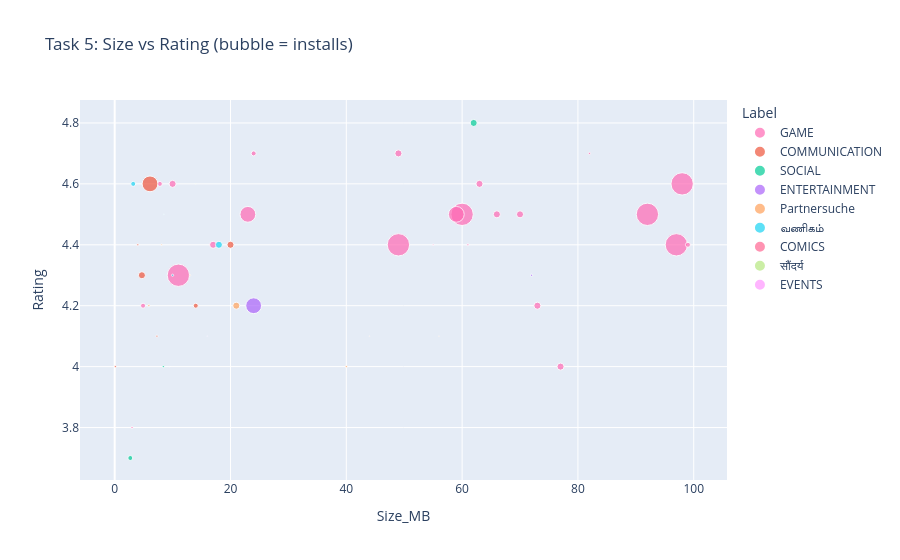

Notebook source saved alongside this figure:
### Markdown cell above
## Task 5 — Bubble: size (MB) vs rating, bubble = installs
Filters: rating > 3.5; categories Game/Beauty/Business/Comics/Communication/Dating/
Entertainment/Social/Events; reviews > 500; name without "S"; subjectivity > 0.5;
installs > 50k. Highlight Game in pink. Translate Beauty→Hindi, Business→Tamil, Dating→German.
Window: **5 PM–7 PM IST**.

### Code cell
def task5():
    if not gate(17, 19, "Task 5"): return
    cats = ["GAME","BEAUTY","BUSINESS","COMICS","COMMUNICATION","DATING",
            "ENTERTAINMENT","SOCIAL","EVENTS"]
    d = df[df["Category"].isin(cats) & (df["Rating"] > 3.5) &
           (df["Reviews"] > 500) & (df["Installs"] > 50000) &
           ~df["App"].str.contains("S", case=True, na=False) &
           (df["Sentiment_Subjectivity"] > 0.5)].copy()
    if d.empty:
        print("No apps pass the Task 5 filters (often because sentiment file is unmerged)."); return
    d["Label"] = d["Category"].replace(TRANS)
    color_map = {TRANS.get("BEAUTY","BEAUTY"):"#888"}  # default handled by px
    fig = px.scatter(d, x="Size_MB", y="Rating", size="Installs", color="Label",
                     hover_name="App", size_max=50,
                     title="Task 5: Size vs Rating (bubble = installs)")
    # highlight Game in pink
    fig.for_each_trace(lambda t: t.update(marker_color="hotpink") if t.name=="GAME" else None)
    fig.show()
task5()

### Figure 1 — Plotly figure (JSON) as saved in the notebook; plotly's stock layout.template omitted (floating-point values rounded to 4 significant figures)
{"data": [{"hovertemplate": "<b>%{hovertext}</b><br><br>Label=GAME<br>Size_MB=%{x}<br>Rating=%{y}<br>Installs=%{marker.size}<extra></extra>", "hovertext": ["Clash of Clans", "Asphalt 8: Airborne", "Angry Birds Classic", "Crossy Road", "Gardenscapes", "Homescapes", "Fishdom", "Cut the Rope FULL FREE", "Bowmasters", "Best Fiends - Free Puzzle Game", "Flow Free", "Granny", "Doodle Jump", "Anger of stick 5 : zombie", "Alto's Adventure", "Final Fantasy XV: A New Empire", "Dude Perfect 2", "Cooking Madness - A Chef's Restaurant Games", "Dragon Hills", "1LINE – One Line with One Touch", "Color by Number – New Coloring Book", "Guns of Glory", "Battlelands Royale", "Fruits Bomb", "Hero Hunters", "Block Puzzle", "Honkai Impact 3rd", "Draw In", "Four In A Line", "Block Puzzle Classic Legend !", "Fate/Grand Order (English)", "4 in a Row"], "legendgroup": "GAME", "marker": {"color": "hotpink", "size": [100000000, 100000000, 100000000, 100000000, 50000000, 10000000, 10000000, 100000000, 50000000, 10000000, 100000000, 50000000, 50000000, 50000000, 10000000, 10000000, 10000000, 10000000, 10000000, 10000000, 5000000, 10000000, 1000000, 10000000, 5000000, 5000000, 1000000, 10000000, 1000000, 5000000, 500000, 500000], "sizemode": "area", "sizeref": 400000.0, "symbol": "circle"}, "mode": "markers", "name": "GAME", "orientation": "v", "showlegend": true, "type": "scatter", "x": [98.0, 92.0, 97.0, 60.0, NaN, NaN, NaN, 49.0, NaN, NaN, 11.0, 59.0, NaN, 23.0, 63.0, NaN, 70.0, 49.0, 66.0, 10.0, 24.0, 77.0, 61.0, 17.0, 99.0, 7.8, 82.0, 73.0, 3.0, 4.9, 55.0, NaN], "xaxis": "x", "y": [4.6, 4.5, 4.4, 4.5, 4.6, 4.6, 4.6, 4.4, 4.7, 4.6, 4.3, 4.5, 4.3, 4.5, 4.6, 4.0, 4.5, 4.7, 4.5, 4.6, 4.7, 4.0, 4.4, 4.4, 4.4, 4.6, 4.7, 4.2, 3.8, 4.2, 4.4, 3.8], "yaxis": "y"}, {"hovertemplate": "<b>%{hovertext}</b><br><br>Label=COMMUNICATION<br>Size_MB=%{x}<br>Rating=%{y}<br>Installs=%{marker.size}<extra></extra>", "hovertext": ["Hangouts", "Firefox Browser fast & private", "CM Browser - Ad Blocker , Fast Download , Privacy", "DU Browser—Browse fast & fun", "Android Messages", "CallApp: Caller ID, Blocker & Phone Call Recorder", "Calls Blacklist - Call Blocker", "GroupMe", "GMX Mail", "Calls & Text by Mo+", "Chrome Dev", "Firefox Focus: The privacy browser", "All Email Providers", "Burner - Free Phone Number", "Caller ID +"], "legendgroup": "COMMUNICATION", "marker": {"color": "#EF553B", "size": [1000000000, 100000000, 50000000, 10000000, 100000000, 10000000, 10000000, 10000000, 10000000, 5000000, 5000000, 1000000, 1000000, 1000000, 1000000], "sizemode": "area", "sizeref": 400000.0, "symbol": "circle"}, "mode": "markers", "name": "COMMUNICATION", "orientation": "v", "showlegend": true, "type": "scatter", "x": [NaN, NaN, 6.1, 4.7, NaN, 20.0, NaN, NaN, NaN, 14.0, NaN, 4.0, 7.3, NaN, 0.1152], "xaxis": "x", "y": [4.0, 4.4, 4.6, 4.3, 4.2, 4.4, 4.5, 4.5, 4.3, 4.2, 4.4, 4.4, 4.1, 4.3, 4.0], "yaxis": "y"}, {"hovertemplate": "<b>%{hovertext}</b><br><br>Label=SOCIAL<br>Size_MB=%{x}<br>Rating=%{y}<br>Installs=%{marker.size}<extra></extra>", "hovertext": ["Amino: Communities and Chats", "Blogger", "Couple - Relationship App"], "legendgroup": "SOCIAL", "marker": {"color": "#00cc96", "size": [10000000, 5000000, 1000000], "sizemode": "area", "sizeref": 400000.0, "symbol": "circle"}, "mode": "markers", "name": "SOCIAL", "orientation": "v", "showlegend": true, "type": "scatter", "x": [62.0, 2.7, 8.4], "xaxis": "x", "y": [4.8, 3.7, 4.0], "yaxis": "y"}, {"hovertemplate": "<b>%{hovertext}</b><br><br>Label=ENTERTAINMENT<br>Size_MB=%{x}<br>Rating=%{y}<br>Installs=%{marker.size}<extra></extra>", "hovertext": ["Colorfy: Coloring Book for Adults - Free", "Amazon Prime Video", "Fandango Movies - Times + Tickets", "AMC Theatres", "Funny Pics", "Cooking Channel"], "legendgroup": "ENTERTAINMENT", "marker": {"color": "#ab63fa", "size": [10000000, 50000000, 10000000, 1000000, 1000000, 100000], "sizemode": "area", "sizeref": 400000.0, "symbol": "circle"}, "mode": "markers", "name": "ENTERTAINMENT", "orientation": "v", "showlegend": true, "type": "scatter", "x": [NaN, 24.0, NaN, 72.0, NaN, 16.0], "xaxis": "x", "y": [4.5, 4.2, 4.6, 4.3, 3.9, 4.1], "yaxis": "y"}, {"hovertemplate": "<b>%{hovertext}</b><br><br>Label=Partnersuche<br>Size_MB=%{x}<br>Rating=%{y}<br>Installs=%{marker.size}<extra></extra>", "hovertext": ["Hitwe - meet people and chat", "CMB Free Dating App", "2Date Dating App, Love and matching", "FastMeet: Chat, Dating, Love", "Hily: Dating, Chat, Match, Meet & Hook up", "FlirtChat - ♥Free Dating/Flirting App♥", "BiggerCity: Chat for gay bears, chubs & chasers"], "legendgroup": "Partnersuche", "marker": {"color": "#FFA15A", "size": [10000000, 1000000, 500000, 1000000, 100000, 500000, 100000], "sizemode": "area", "sizeref": 400000.0, "symbol": "circle"}, "mode": "markers", "name": "Partnersuche", "orientation": "v", "showlegend": true, "type": "scatter", "x": [21.0, 40.0, 8.1, 5.9, 56.0, 13.0, 44.0], "xaxis": "x", "y": [4.2, 4.0, 4.4, 4.2, 4.1, 4.3, 4.1], "yaxis": "y"}, {"hovertemplate": "<b>%{hovertext}</b><br><br>Label=வணிகம்<br>Size_MB=%{x}<br>Rating=%{y}<br>Installs=%{marker.size}<extra></extra>", "hovertext": ["Call Blocker", "Google Primer", "Asana: organize team projects", "Accounting App - Zoho Books"], "legendgroup": "வணிகம்", "marker": {"color": "#19d3f3", "size": [5000000, 10000000, 1000000, 100000], "sizemode": "area", "sizeref": 400000.0, "symbol": "circle"}, "mode": "markers", "name": "வணிகம்", "orientation": "v", "showlegend": true, "type": "scatter", "x": [3.2, 18.0, 10.0, 8.5], "xaxis": "x", "y": [4.6, 4.4, 4.3, 4.5], "yaxis": "y"}, {"hovertemplate": "<b>%{hovertext}</b><br><br>Label=COMICS<br>Size_MB=%{x}<br>Rating=%{y}<br>Installs=%{marker.size}<extra></extra>", "hovertext": ["DC Comics"], "legendgroup": "COMICS", "marker": {"color": "#FF6692", "size": [1000000], "sizemode": "area", "sizeref": 400000.0, "symbol": "circle"}, "mode": "markers", "name": "COMICS", "orientation": "v", "showlegend": true, "type": "scatter", "x": [NaN], "xaxis": "x", "y": [4.2], "yaxis": "y"}, {"hovertemplate": "<b>%{hovertext}</b><br><br>Label=सौंदर्य<br>Size_MB=%{x}<br>Rating=%{y}<br>Installs=%{marker.size}<extra></extra>", "hovertext": ["Hairstyles step by step"], "legendgroup": "सौंदर्य", "marker": {"color": "#B6E880", "size": [100000], "sizemode": "area", "sizeref": 400000.0, "symbol": "circle"}, "mode": "markers", "name": "सौंदर्य", "orientation": "v", "showlegend": true, "type": "scatter", "x": [14.0], "xaxis": "x", "y": [4.6], "yaxis": "y"}, {"hovertemplate": "<b>%{hovertext}</b><br><br>Label=EVENTS<br>Size_MB=%{x}<br>Rating=%{y}<br>Installs=%{marker.size}<extra></extra>", "hovertext": ["All Events in City", "Goldstar: Live Event Tickets"], "legendgroup": "EVENTS", "marker": {"color": "#FF97FF", "size": [100000, 100000], "sizemode": "area", "sizeref": 400000.0, "symbol": "circle"}, "mode": "markers", "name": "EVENTS", "orientation": "v", "showlegend": true, "type": "scatter", "x": [9.5, NaN], "xaxis": "x", "y": [4.0, 4.5], "yaxis": "y"}], "layout": {"legend": {"itemsizing": "constant", "title": {"text": "Label"}, "tracegroupgap": 0}, "title": {"text": "Task 5: Size vs Rating (bubble = installs)"}, "xaxis": {"anchor": "y", "domain": [0.0, 1.0], "title": {"text": "Size_MB"}}, "yaxis": {"anchor": "x", "domain": [0.0, 1.0], "title": {"text": "Rating"}}}}
